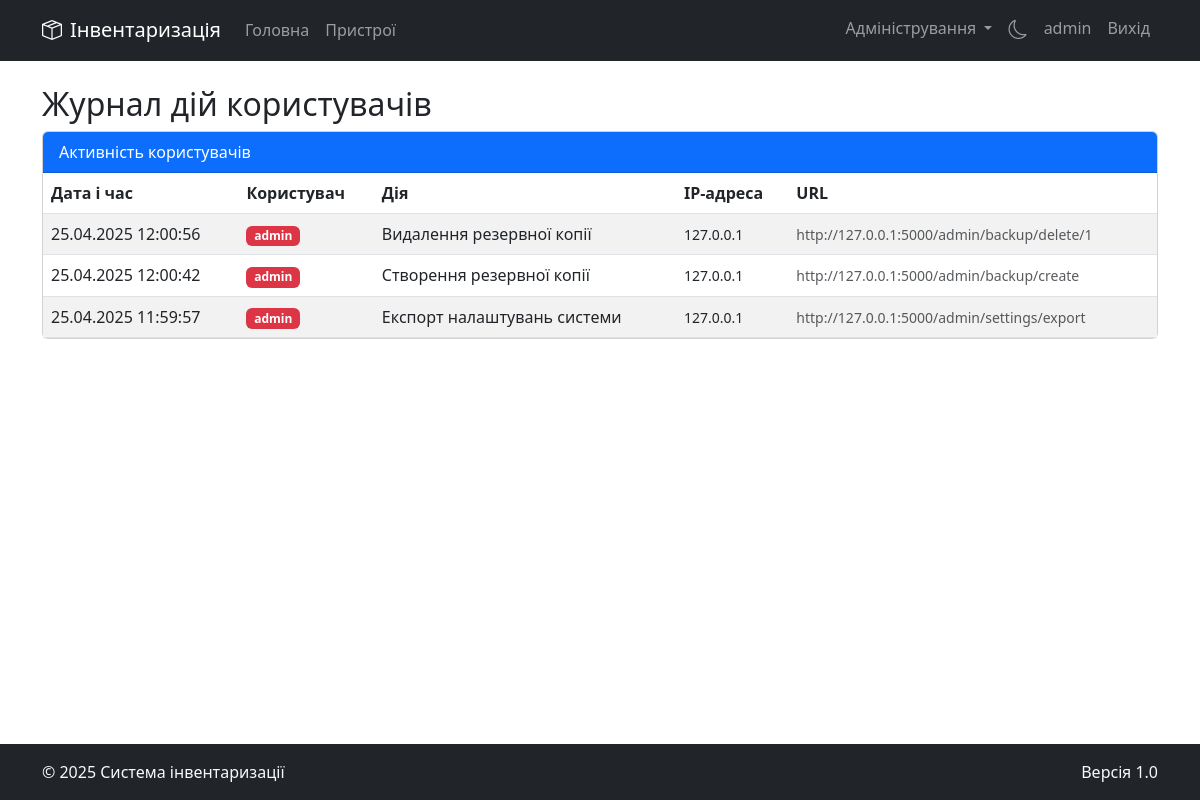
The page /admin/user-activity (signed in) on the database as committed earlier.
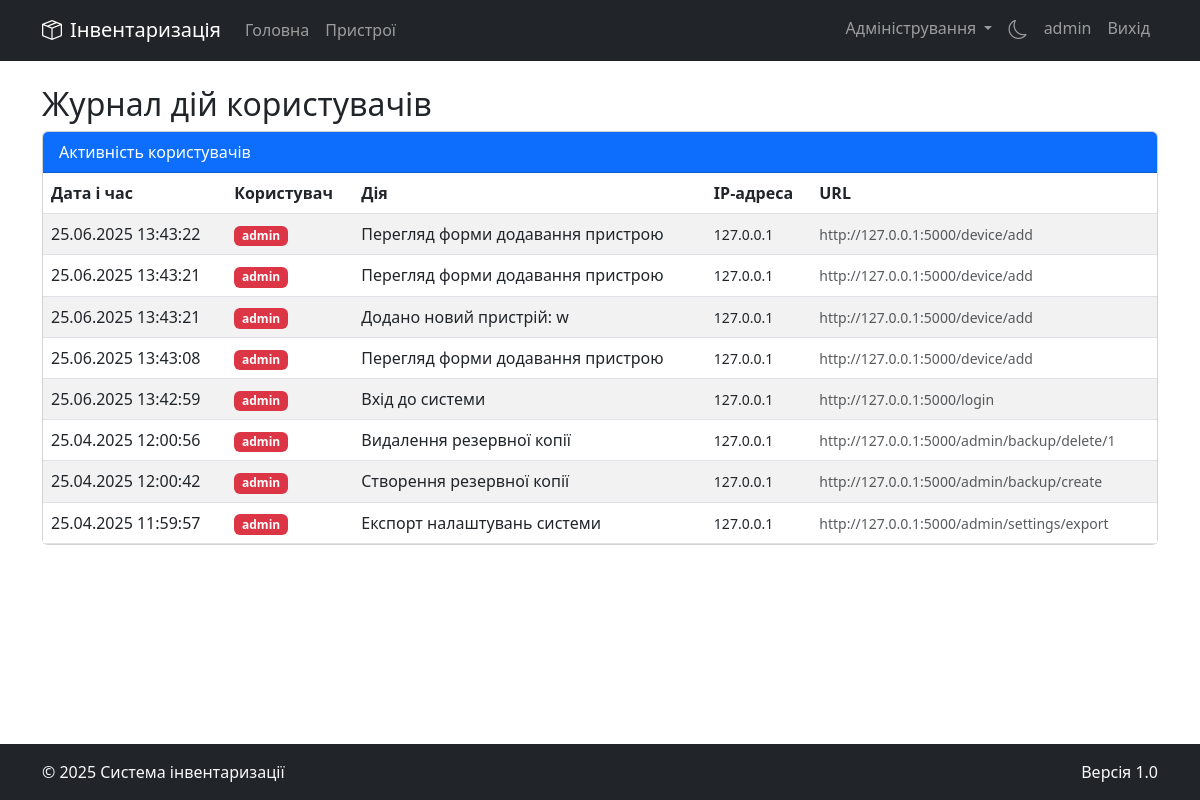
The same page on the database as committed later.
### app.py (models this page shows, shortened)
class User(UserMixin, db.Model):
    id = db.Column(db.Integer, primary_key=True)
    username = db.Column(db.String(80), unique=True, nullable=False)
    password = db.Column(db.String(120), nullable=False)
    is_admin = db.Column(db.Boolean, default=False)
    is_active = db.Column(db.Boolean, default=True)
    created_at = db.Column(db.DateTime, default=datetime.utcnow)
    city_id = db.Column(db.Integer, db.ForeignKey('city.id'))
    city = db.relationship('City', backref='users')

class UserActivity(db.Model):
    id = db.Column(db.Integer, primary_key=True)
    user_id = db.Column(db.Integer, db.ForeignKey('user.id'), nullable=False)
    action = db.Column(db.String(100), nullable=False)
    ip_address = db.Column(db.String(45))  # IPv6 може бути довшим
    url = db.Column(db.String(255))
    timestamp = db.Column(db.DateTime, default=datetime.utcnow)
    user = db.relationship('User', backref='activities')

### app.py (the view)
    def wrapper(*args, **kwargs):
        if not current_user.is_authenticated or not current_user.is_admin:
            abort(403)
        return func(*args, **kwargs)

### app.py (called while the page is built)
@login_manager.user_loader
def load_user(user_id):
    user = User.query.get(int(user_id))
    if user and user.is_active:
        return user
    return None

def admin_required(func):
    def wrapper(*args, **kwargs):
        if not current_user.is_authenticated or not current_user.is_admin:
            abort(403)
        return func(*args, **kwargs)
    wrapper.__name__ = func.__name__
    return wrapper

@app.route('/admin/user-activity')
@login_required
@admin_required
def admin_user_activity():
    page = request.args.get('page', 1, type=int)
    per_page = 50  # Збільшуємо кількість записів на сторінку для журналу
    activities = UserActivity.query.order_by(UserActivity.timestamp.desc()).paginate(
        page=page, per_page=per_page, error_out=False
    )
    return render_template('admin/user_activity.html', activities=activities)

@app.context_processor
def utility_processor():
    def get_user_agent():
        return request.headers.get('User-Agent')
    return dict(get_user_agent=get_user_agent)

### templates/admin/user_activity.html (shortened to what this page needs)
{% extends "base.html" %}
{% block content %}
<h2>Журнал дій користувачів</h2>
<div class="card">
    <div class="card-header bg-primary text-white">
        <div class="d-flex justify-content-between align-items-center">
            <span>Активність користувачів</span>
        </div>
    </div>
    <div class="card-body p-0">
        <div class="table-responsive">
            <table class="table table-striped table-hover mb-0">
                <thead>
                    <tr>
                        <th>Дата і час</th>
                        <th>Користувач</th>
                        <th>Дія</th>
                        <th>IP-адреса</th>
                        <th>URL</th>
                    </tr>
                </thead>
                <tbody>
                    {% for activity in activities.items %}
                    <tr>
                        <td>{{ activity.timestamp.strftime('%d.%m.%Y %H:%M:%S') }}</td>
                        <td>
                            <span class="badge {% if activity.user.is_admin %}bg-danger{% else %}bg-secondary{% endif %}">
                                {{ activity.user.username }}
                            </span>
                        </td>
                        <td>{{ activity.action }}</td>
                        <td><small>{{ activity.ip_address }}</small></td>
                        <td><small class="text-muted">{{ activity.url }}</small></td>
                    </tr>
                    {% endfor %}
                </tbody>
            </table>
        </div>
    </div>
</div>
{% endblock %}

### templates/base.html (shortened to what this page needs)
<!DOCTYPE html>
<html lang="uk" data-bs-theme="{{ request.cookies.get('theme', 'light') }}">
<head>
    <link href="https://cdn.jsdelivr.net/npm/bootstrap@5.3.0/dist/css/bootstrap.min.css" rel="stylesheet">
    <link rel="stylesheet" href="https://cdn.jsdelivr.net/npm/bootstrap-icons@1.11.0/font/bootstrap-icons.css">
</head>
<body>
    <header>
        <nav class="navbar navbar-expand-lg navbar-dark bg-dark mb-4">
            <div class="container">
                <a class="navbar-brand" href="{{ url_for('index') }}">
                    <i class="bi bi-box-seam me-2"></i>Інвентаризація
                </a>
                <div class="collapse navbar-collapse" id="navbarNav">
                    <ul class="navbar-nav me-auto">
                        <li class="nav-item">
                            <a class="nav-link" href="{{ url_for('index') }}">Головна</a>
                        </li>
                        {% if current_user.is_authenticated %}
                        <li class="nav-item">
                            <a class="nav-link" href="{{ url_for('devices') }}">Пристрої</a>
                        </li>
                        {% endif %}
                    </ul>
                    <ul class="navbar-nav ms-auto">
                        {% if current_user.is_authenticated %}
                            {% if current_user.is_admin %}
                            <li class="nav-item dropdown">
                                <a class="nav-link dropdown-toggle" href="#" id="adminDropdown" role="button" data-bs-toggle="dropdown" aria-expanded="false">
                                    Адміністрування
                                </a>
                            </li>
                            {% endif %}
                            <li class="nav-item">
                                <a class="nav-link" href="{{ url_for('toggle_theme') }}">
                                    {% if request.cookies.get('theme') == 'dark' %}
                                        <i class="bi bi-sun navbar-theme-icon"></i>
                                    {% else %}
                                        <i class="bi bi-moon navbar-theme-icon"></i>
                                    {% endif %}
                                </a>
                            </li>
                            <li class="nav-item">
                                <a class="nav-link" href="#">{{ current_user.username }}</a>
                            </li>
                            <li class="nav-item">
                                <a class="nav-link" href="{{ url_for('logout') }}">Вихід</a>
                            </li>
                        {% endif %}
                    </ul>
                </div>
            </div>
        </nav>
    </header>
    <main class="container mb-4">
        {% block content %}{% endblock %}
    </main>
    <footer class="bg-dark text-light py-3 mt-auto">
        <div class="container">
            <div class="row">
                <div class="col-md-6">
                    <p class="mb-0">&copy; 2025 Система інвентаризації</p>
                </div>
                <div class="col-md-6 text-md-end">
                    <p class="mb-0">Версія 1.0</p>
                </div>
            </div>
        </div>
    </footer>
</body>
</html>

### templates/base.html (style rules this page uses)
body { min-height: 100vh; display: flex; flex-direction: column; }
main { flex: 1; }
.navbar-theme-icon { font-size: 1.2rem; cursor: pointer; }

Rows that differ between the two databases and show on the page:
added UserActivity: timestamp "25.06.2025 13:43:22", user.username "admin", action "Перегляд форми додавання пристрою", ip_address "127.0.0.1", url "http://127.0.0.1:5000/device/add"
added UserActivity: timestamp "25.06.2025 13:43:21", user.username "admin", action "Перегляд форми додавання пристрою", ip_address "127.0.0.1", url "http://127.0.0.1:5000/device/add"
added UserActivity: timestamp "25.06.2025 13:43:21", user.username "admin", action "Додано новий пристрій: w", ip_address "127.0.0.1", url "http://127.0.0.1:5000/device/add"
added UserActivity: timestamp "25.06.2025 13:43:08", user.username "admin", action "Перегляд форми додавання пристрою", ip_address "127.0.0.1", url "http://127.0.0.1:5000/device/add"
added UserActivity: timestamp "25.06.2025 13:42:59", user.username "admin", action "Вхід до системи", ip_address "127.0.0.1", url "http://127.0.0.1:5000/login"
